Frame 1 (no input): blank canvas, image omitted
Frame 60 (the mouse pressed at the canvas centre just before this capture): blank canvas, image omitted
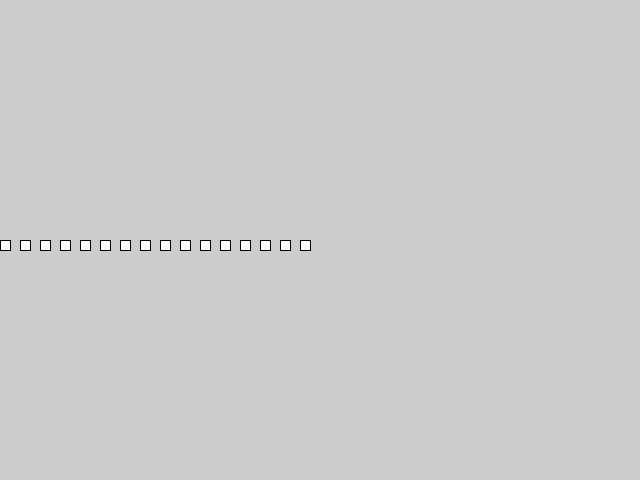
Frame 120 (the mouse held since frame 60 and released just before this capture)

The Processing sketch whose frames 1 and 60 were blank and that drew this single picture after the mouse press (run headless with seeded random() and noise(); from frame 60 on, the mouse is pressed at the canvas centre):

// Processing sketch: Lec3_WhileLoop
// ── Lec3_WhileLoop.pde
//Generate rows of squares based on mouseX
void setup(){
  size(640,480);
}
void draw(){
int currenloc=0;

//loop while it is within xPos range
while(currenloc<mouseX){
  rect(currenloc,mouseY,10,10);
  currenloc+=20;
}

}
